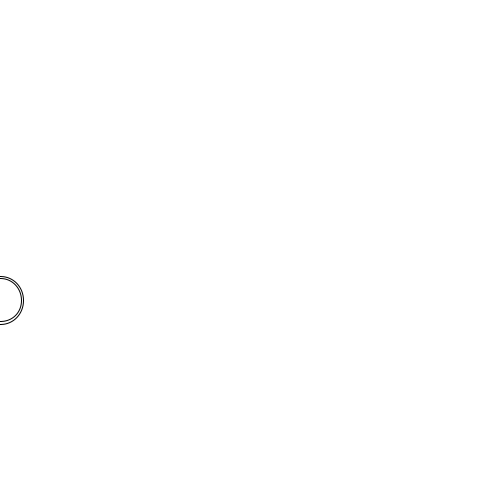
Frame 1 (no input)
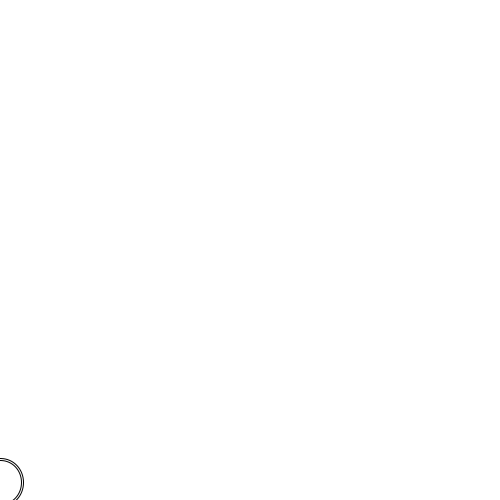
Frame 60 (the mouse pressed at the canvas centre just before this capture)
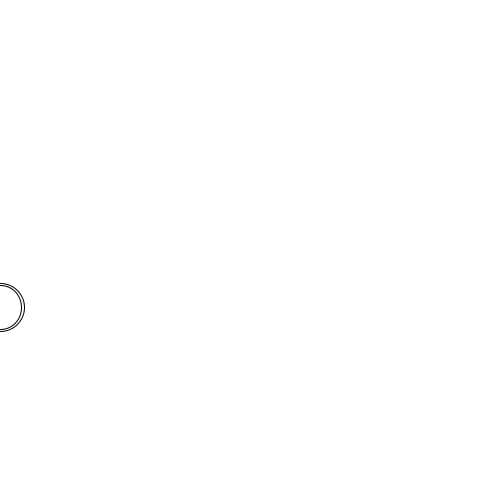
Frame 120 (the mouse held since frame 60 and released just before this capture)

The Processing sketch that drew these frames (run headless with seeded random() and noise(); from frame 60 on, the mouse is pressed at the canvas centre):

// Processing sketch: Exercise_2_3_Gravity
// ── Exercise_2_3_Gravity.pde
Mover[] movers = new Mover[5];

void setup(){
  size(500,500);
  for(int i = 0; i <movers.length; i++){
    movers[i] = new Mover(random(5,50),0,300);
  }
}
void draw(){
  background(255);
  for(int i = 0; i < movers.length; i++){
    PVector wind = new PVector(0.001,0);
    PVector gravity = new PVector(0,0.1*movers[i].mass);

    float c = 0.01;
    PVector friction = movers[i].velocity.get();
    friction.mult(-1);
    friction.normalize();
    friction.mult(c);

    movers[i].applyForce(friction);
    movers[i].applyForce(wind);
    movers[i].applyForce(gravity);
    
    movers[i].update();
    movers[i].display();
    movers[i].checkEdges();
  }
}
// ── Mover.pde
class Mover{
  PVector location;
  PVector velocity;
  PVector acceleration;
  
  float mass;
  Mover(float m, float x, float y){
    mass = m;
    location = new PVector(x,y);
    velocity = new PVector(0,0);
    acceleration = new PVector(0,0);
  }
  
  
  void update(){
    velocity.add(acceleration);
    location.add(velocity);
    acceleration.mult(0);
  }
  void display(){
    ellipse(location.x,location.y,mass,mass);
  }
  void checkEdges(){
    if(location.x>width){
      location.x = width;
      velocity.x*=-1;
    }else if(location.x<0){
      location.x = 0;
      velocity.x*=-1;
    }
    
    if(location.y>height){
      velocity.y*=-1;
      location.y= height;
    }


    
  } 
  void applyForce(PVector force){
    PVector f = PVector.div(force,mass);
    acceleration.add(f);
  }
}
